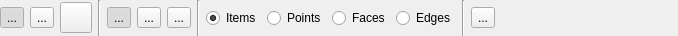
<?xml version="1.0" encoding="UTF-8"?>
<ui version="4.0">
 <class>PB_ActionSelectItemDrawableGVOptions</class>
 <widget class="QWidget" name="PB_ActionSelectItemDrawableGVOptions">
  <property name="geometry">
   <rect>
    <x>0</x>
    <y>0</y>
    <width>678</width>
    <height>36</height>
   </rect>
  </property>
  <property name="minimumSize">
   <size>
    <width>468</width>
    <height>0</height>
   </size>
  </property>
  <property name="windowTitle">
   <string>Sélection</string>
  </property>
  <layout class="QHBoxLayout" name="horizontalLayout">
   <property name="leftMargin">
    <number>0</number>
   </property>
   <property name="topMargin">
    <number>0</number>
   </property>
   <property name="rightMargin">
    <number>0</number>
   </property>
   <property name="bottomMargin">
    <number>0</number>
   </property>
   <item>
    <widget class="QToolButton" name="toolButtonSelectOne">
     <property name="toolTip">
      <string>Sélectionner un élément par un simple clique</string>
     </property>
     <property name="text">
      <string>...</string>
     </property>
     <property name="icon">
      <iconset resource="../../resource.qrc">
       <normaloff>:/icons/cursor.png</normaloff>
       <normalon>:/icons/cursor_checked.png</normalon>:/icons/cursor.png</iconset>
     </property>
     <property name="iconSize">
      <size>
       <width>24</width>
       <height>24</height>
      </size>
     </property>
     <property name="checkable">
      <bool>true</bool>
     </property>
     <property name="checked">
      <bool>true</bool>
     </property>
     <attribute name="buttonGroup">
      <string notr="true">buttonGroupSelection</string>
     </attribute>
    </widget>
   </item>
   <item>
    <widget class="QToolButton" name="toolButtonSelectMulti">
     <property name="toolTip">
      <string>Sélectionner de multiple éléments à l'aide d'un rectangle</string>
     </property>
     <property name="text">
      <string>...</string>
     </property>
     <property name="icon">
      <iconset resource="../../resource.qrc">
       <normaloff>:/icons/cursor_multi.png</normaloff>
       <normalon>:/icons/cursor_multi_Checked.png</normalon>:/icons/cursor_multi.png</iconset>
     </property>
     <property name="iconSize">
      <size>
       <width>24</width>
       <height>24</height>
      </size>
     </property>
     <property name="checkable">
      <bool>true</bool>
     </property>
     <attribute name="buttonGroup">
      <string notr="true">buttonGroupSelection</string>
     </attribute>
    </widget>
   </item>
   <item>
    <widget class="QToolButton" name="toolButtonSelectMultiByPolygon">
     <property name="toolTip">
      <string>Sélectionner de multiple éléments à l'aide d'un polygon</string>
     </property>
     <property name="text">
      <string/>
     </property>
     <property name="icon">
      <iconset resource="../../resource.qrc">
       <normaloff>:/icons/cursor_polygon.png</normaloff>:/icons/cursor_polygon.png</iconset>
     </property>
     <property name="iconSize">
      <size>
       <width>24</width>
       <height>24</height>
      </size>
     </property>
     <property name="checkable">
      <bool>true</bool>
     </property>
     <attribute name="buttonGroup">
      <string notr="true">buttonGroupSelection</string>
     </attribute>
    </widget>
   </item>
   <item>
    <widget class="Line" name="line_2">
     <property name="orientation">
      <enum>Qt::Vertical</enum>
     </property>
    </widget>
   </item>
   <item>
    <widget class="QToolButton" name="toolButtonReplaceMode">
     <property name="toolTip">
      <string>Remplacer la séléction</string>
     </property>
     <property name="text">
      <string>...</string>
     </property>
     <property name="icon">
      <iconset resource="../../resource.qrc">
       <normaloff>:/icons/select_replaceMode.png</normaloff>
       <normalon>:/icons/select_replaceMode_checked.png</normalon>:/icons/select_replaceMode.png</iconset>
     </property>
     <property name="iconSize">
      <size>
       <width>24</width>
       <height>24</height>
      </size>
     </property>
     <property name="checkable">
      <bool>true</bool>
     </property>
     <property name="checked">
      <bool>true</bool>
     </property>
     <attribute name="buttonGroup">
      <string notr="true">buttonGroupMode</string>
     </attribute>
    </widget>
   </item>
   <item>
    <widget class="QToolButton" name="toolButtonAddMode">
     <property name="toolTip">
      <string>Ajouter à la séléction</string>
     </property>
     <property name="text">
      <string>...</string>
     </property>
     <property name="icon">
      <iconset resource="../../resource.qrc">
       <normaloff>:/icons/select_addMode.png</normaloff>
       <normalon>:/icons/select_addMode_checked.png</normalon>:/icons/select_addMode.png</iconset>
     </property>
     <property name="iconSize">
      <size>
       <width>24</width>
       <height>24</height>
      </size>
     </property>
     <property name="checkable">
      <bool>true</bool>
     </property>
     <attribute name="buttonGroup">
      <string notr="true">buttonGroupMode</string>
     </attribute>
    </widget>
   </item>
   <item>
    <widget class="QToolButton" name="toolButtonRemoveMode">
     <property name="toolTip">
      <string>Supprimer de la séléction</string>
     </property>
     <property name="text">
      <string>...</string>
     </property>
     <property name="icon">
      <iconset resource="../../resource.qrc">
       <normaloff>:/icons/select_removeMode.png</normaloff>
       <normalon>:/icons/select_removeMode_checked.png</normalon>:/icons/select_removeMode.png</iconset>
     </property>
     <property name="iconSize">
      <size>
       <width>24</width>
       <height>24</height>
      </size>
     </property>
     <property name="checkable">
      <bool>true</bool>
     </property>
     <attribute name="buttonGroup">
      <string notr="true">buttonGroupMode</string>
     </attribute>
    </widget>
   </item>
   <item>
    <widget class="Line" name="line_3">
     <property name="orientation">
      <enum>Qt::Vertical</enum>
     </property>
    </widget>
   </item>
   <item>
    <widget class="QRadioButton" name="radioButtonItems">
     <property name="toolTip">
      <string>Action sur les ItemDrawable</string>
     </property>
     <property name="text">
      <string>Items</string>
     </property>
     <property name="checked">
      <bool>true</bool>
     </property>
     <attribute name="buttonGroup">
      <string notr="true">buttonGroupType</string>
     </attribute>
    </widget>
   </item>
   <item>
    <widget class="QRadioButton" name="radioButtonPoints">
     <property name="toolTip">
      <string>Action sur les points</string>
     </property>
     <property name="text">
      <string>Points</string>
     </property>
     <attribute name="buttonGroup">
      <string notr="true">buttonGroupType</string>
     </attribute>
    </widget>
   </item>
   <item>
    <widget class="QRadioButton" name="radioButtonFaces">
     <property name="toolTip">
      <string>Action sur les faces</string>
     </property>
     <property name="text">
      <string>Faces</string>
     </property>
     <attribute name="buttonGroup">
      <string notr="true">buttonGroupType</string>
     </attribute>
    </widget>
   </item>
   <item>
    <widget class="QRadioButton" name="radioButtonEdges">
     <property name="toolTip">
      <string>Action sur les edges</string>
     </property>
     <property name="text">
      <string>Edges</string>
     </property>
     <attribute name="buttonGroup">
      <string notr="true">buttonGroupType</string>
     </attribute>
    </widget>
   </item>
   <item>
    <widget class="Line" name="line_4">
     <property name="orientation">
      <enum>Qt::Vertical</enum>
     </property>
    </widget>
   </item>
   <item>
    <widget class="QToolButton" name="toolButtonToggleSelection">
     <property name="toolTip">
      <string>Inverser la sélection</string>
     </property>
     <property name="text">
      <string>...</string>
     </property>
     <property name="icon">
      <iconset resource="../../../ComputreeGui/resource/icones.qrc">
       <normaloff>:/Icones/Icones/toggle.png</normaloff>:/Icones/Icones/toggle.png</iconset>
     </property>
     <property name="iconSize">
      <size>
       <width>24</width>
       <height>24</height>
      </size>
     </property>
    </widget>
   </item>
   <item>
    <spacer name="horizontalSpacer">
     <property name="orientation">
      <enum>Qt::Horizontal</enum>
     </property>
     <property name="sizeHint" stdset="0">
      <size>
       <width>40</width>
       <height>20</height>
      </size>
     </property>
    </spacer>
   </item>
  </layout>
 </widget>
 <resources>
  <include location="../../../ComputreeGui/resource/icones.qrc"/>
  <include location="../../resource.qrc"/>
 </resources>
 <connections/>
 <buttongroups>
  <buttongroup name="buttonGroupMode"/>
  <buttongroup name="buttonGroupSelection"/>
  <buttongroup name="buttonGroupType"/>
 </buttongroups>
</ui>
